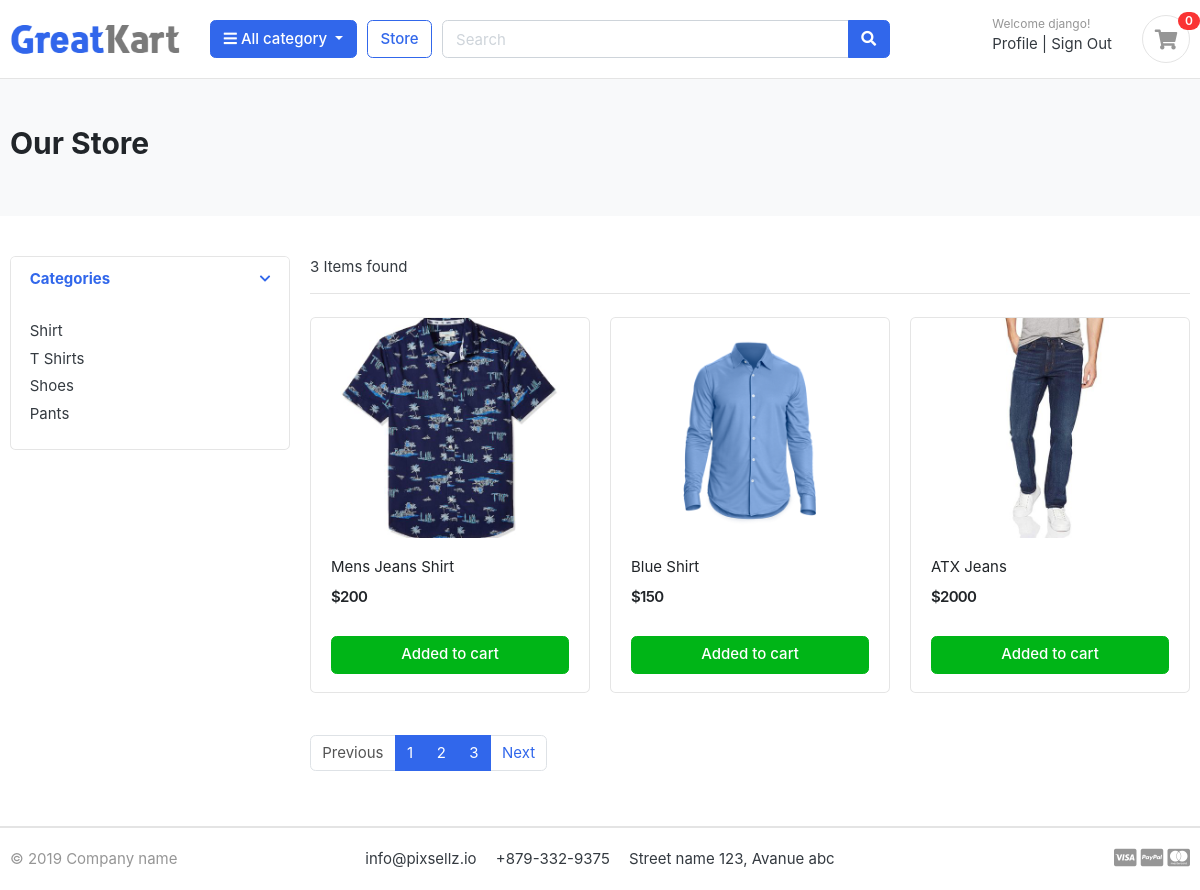
Page /store/ (signed in) on the committed database.
### category/models.py (models this page shows, shortened)
class Category(models.Model):
    category_name = models.CharField(max_length=50, unique=True)
    slug = models.SlugField(max_length=100, unique=True)
    description = models.TextField(max_length=255, blank=True)
    category_image = models.ImageField(upload_to='photos/categories')

### store/models.py (models this page shows, shortened)
class Product(models.Model):
    product_name = models.CharField(max_length=100, unique=True)
    slug = models.SlugField(max_length=100, unique=True)
    description = models.TextField(max_length=500, blank=True)
    price = models.IntegerField()
    image = models.ImageField(upload_to='photos/products')
    stock = models.IntegerField()
    is_available = models.BooleanField(default=True)
    category = models.ForeignKey(Category, on_delete=models.CASCADE)
    created_at = models.DateTimeField(auto_now_add=True)
    modified_at = models.DateTimeField(auto_now=True)

### store/views.py (the view)
# urls.py: path('store/', include('store.urls')),
def store(request, category_slug=None):
    if category_slug:
        category = get_object_or_404(Category, slug=category_slug)
        products = Product.objects.filter(is_available=True, category=category)
        page_number = request.GET.get('page')
        paginator = Paginator(products, 1)
        paged_product = paginator.get_page(page_number)
    else:
        products = Product.objects.filter(is_available=True)
        page_number = request.GET.get('page')
        paginator = Paginator(products, 3)
        paged_product = paginator.get_page(page_number)
    categories = Category.objects.all()
    context = {
        'products': paged_product,
        'categories': categories
    }
    return render(request, 'store/store.html', context)

### store/templates/store/store.html
{% extends 'base.html' %}
{% block body %}
<section class="section-pagetop bg">
  <div class="container">
    <h2 class="title-page">Our Store</h2>
  </div>
</section>
<section class="section-content padding-y">
  <div class="container">
    <div class="row">
      <aside class="col-md-3">
        <div class="card">
          <article class="filter-group">
            <header class="card-header">
              <a
                href="#"
                data-toggle="collapse"
                data-target="#collapse_1"
                aria-expanded="true"
                class=""
              >
                <i class="icon-control fa fa-chevron-down"></i>
                <h6 class="title">Categories</h6>
              </a>
            </header>
            <div class="filter-content collapse show" id="collapse_1" style="">
              <div class="card-body">
                <ul class="list-menu">
                  {% for category in categories %}
                  <li>
                    <a
                      href="{% url 'products_by_category' category_slug=category.slug %}"
                      >{{ category.category_name }}
                    </a>
                  </li>
                  {% endfor %}
                </ul>
              </div>
            </div>
          </article>
        </div>
      </aside>
      <main class="col-md-9">
        <header class="border-bottom mb-4 pb-3">
          <div class="form-inline">
            <span class="mr-md-auto">{{ products | length }} Items found </span>
          </div>
        </header>
        <div class="row">
          {% for product in products %}
          <div class="col-md-4">
            <figure class="card card-product-grid">
              <div class="img-wrap">
                <img src="{{ product.image.url }}" />
              </div>
              <figcaption class="info-wrap">
                <div class="fix-height">
                  <a href="{% url 'product_details' product.category.slug product.slug %}" class="title"
                    >{{ product.product_name }}</a
                  >
                  <div class="price-wrap mt-2">
                    <span class="price">${{ product.price }}</span>
                  </div>
                </div>
                <a href="{% url 'add_to_cart' product.id %}" class="btn btn-block btn-success">Added to cart </a>
              </figcaption>
            </figure>
          </div>
          {% endfor %}
        </div>
        <nav class="mt-4" aria-label="Page navigation sample">
          <ul class="pagination">
            {% if products.has_previous %}
            <li class="page-item">
              <a class="page-link" href="?page={{ products.previous_page_number }}"
                >Previous</a
              >
            </li>
            {% else %}
            <li class="page-item disabled">
              <a class="page-link">Previous</a>
            </li>
            {% endif %}
            {% for page_number in products.paginator.page_range %}
            <li class="page-item active"><a class="page-link" href="?page={{ page_number }}">{{ page_number }}</a></li>
            {% endfor %}
            {% if products.has_next %}
            <li class="page-item">
              <a class="page-link" href="?page={{ products.next_page_number }}"
                >Next</a
              >
            </li>
            {% else %}
            <li class="page-item disabled"><a class="page-link">Next</a></li>
            {% endif %}
          </ul>
        </nav>
      </main>
    </div>
  </div>
</section>
{% endblock body %}

### templates/header.html (shortened to what this page needs)
{% load static %}
<!DOCTYPE HTML>
<html lang="en">
<head>
<link href="{% static 'css/bootstrap.css' %}" rel="stylesheet" type="text/css"/>
<link href="{% static 'fonts/fontawesome/css/all.min.css' %}" type="text/css" rel="stylesheet">
<link href="{% static 'css/ui.css' %}" rel="stylesheet" type="text/css"/>
<link href="{% static 'css/responsive.css' %}" rel="stylesheet" media="only screen and (max-width: 1200px)" />
</head>
<body>
<header class="section-header">
<section class="header-main border-bottom">
	<div class="container">
<div class="row align-items-center">
	<div class="col-lg-2 col-md-3 col-6">
		<a href="/" class="brand-wrap">
			<img class="logo" src="{% static 'images/logo.png' %}">
		</a>
	</div>
	<div class="col-lg col-sm col-md col-6 flex-grow-0">
		<div class="category-wrap dropdown d-inline-block float-right">
			<button type="button" class="btn btn-primary dropdown-toggle" data-toggle="dropdown">
				<i class="fa fa-bars"></i> All category
			</button>
		</div>
	</div>
	<a href="{% url 'store' %}" class="btn btn-outline-primary">Store</a>
	<div class="col-lg  col-md-6 col-sm-12 col">
		<form action="#" class="search">
			<div class="input-group w-100">
			    <input type="text" class="form-control" style="width:60%;" placeholder="Search">
			    <div class="input-group-append">
			      <button class="btn btn-primary" type="submit">
			        <i class="fa fa-search"></i>
			      </button>
			    </div>
		    </div>
		</form>
	</div>
	<div class="col-lg-3 col-sm-6 col-8 order-2 order-lg-3">
				<div class="d-flex justify-content-end mb-3 mb-lg-0">
					<div class="widget-header">
						{% if request.user.is_authenticated %}
						<small class="title text-muted">Welcome {{ request.user.username }}!</small>
						<div>
							<a href="{% url 'profile' %}">Profile</a> <span class="dark-transp"> | </span>
							<a href="{% url 'logout' %}"> Sign Out</a>
						</div>
						{% else %}
						<small class="title text-muted">Welcome guest!</small>
						<div>
							<a href="{% url 'login' %}">Sign in</a> <span class="dark-transp"> | </span>
							<a href="{% url 'register' %}"> Register</a>
						</div>
						{% endif %}
					</div>
					<a href="{% url 'cart' %}" class="widget-header pl-3 ml-3">
						<div class="icon icon-sm rounded-circle border"><i class="fa fa-shopping-cart"></i></div>
						<span class="badge badge-pill badge-danger notify">0</span>
					</a>
				</div>
			</div>
</div>
	</div>
</section>
</header>

### static/css/ui.css (style rules this page uses)
html { font-family: "Inter", sans-serif; font-size: 15px; }
.img-wrap { text-align: center; display: block; }
.img-wrap img { max-width: 100%; }
.price-wrap { letter-spacing: -0.7px; }
.icon-xs, .icon-sm, .icon-md, .icon-lg { display: inline-block; text-align: center; flex-shrink: 0; flex-grow: 0; }
.icon-sm { width: 48px; height: 48px; line-height: 48px !important; font-size: 20px; }
.padding-y { padding-top: 40px; padding-bottom: 40px; }
figure { margin-bottom: 0; }
article:after, .form-group:after { display: block; clear: both; content: ""; }
.bg { background-color: #f8f9fa; }
.title-page { color: #212529; }
.header-main { position: relative; padding-top: 1rem; padding-bottom: 1rem; }
.brand-wrap .logo, .navbar-brand .logo { margin-right: 7px; max-height: 42px; display: inline-block; }
.widget-header { display: inline-block; vertical-align: middle; position: relative; }
.widget-header a { color: #343a40; }
.widget-header i { color: #969696; }
.widget-header .title { display: block; }
.widget-header .notify { position: absolute; top: -3px; right: -10px; }
[class*=list-] li:after { visibility: hidden; display: block; content: ""; overflow: hidden; height: 0; clear: both; }
.list-menu { list-style: none; margin: 0; padding-left: 0; }
.list-menu li { margin-bottom: 5px; }
.list-menu a { color: #343a40; }
[class*=card-product] a.title { color: #212529; display: block; }
[class*=card-product] .img-wrap { overflow: hidden; position: relative; }
[class*=card-product] .img-wrap img { height: 100%; max-width: 100%; width: auto; display: inline-block; -o-object-fit: cover; object-fit: cover; }
.card-product-grid { margin-bottom: 20px; }
.card-product-grid .img-wrap { border-radius: 0.2rem 0.2rem 0 0; height: 220px; }
.card-product-grid .info-wrap { overflow: hidden; padding: 18px 20px; }
.card-product-grid .fix-height { height: 80px; overflow: hidden; }
.card .img-wrap { overflow: hidden; }
.notify { position: absolute; top: -4px; right: -10px; display: inline-block; padding: 0.25em 0.6em; font-size: 12px; line-height: 1; text-align: center; border-radius: 3rem; color: #fff; background-color: #fa3434; }
.price { font-weight: 600; color: #212529; }
.icon-control { margin-top: 5px; float: right; font-size: 80%; }
.card-header .title { margin-bottom: 0; line-height: 1.5; }
.filter-group { border-bottom: 1px solid #e4e4e4; }
.filter-group .card-header { border-bottom: 0; }
.filter-group:last-child { border-bottom: 0; }
.section-pagetop { padding: 45px 0; }

### rows in the picture
Category: category_name "Shirt"
Category: category_name "T Shirts"
Category: category_name "Shoes"
Category: category_name "Pants"
Product: image (picture), product_name "Mens Jeans Shirt", price "200"
Product: image (picture), product_name "Blue Shirt", price "150"
Product: image (picture), product_name "ATX Jeans", price "2000"

### other values in the picture
{{ request.user.username }} "django"
{{ products | length }} "3"
{{ page_number }} "1" "2" "3"
